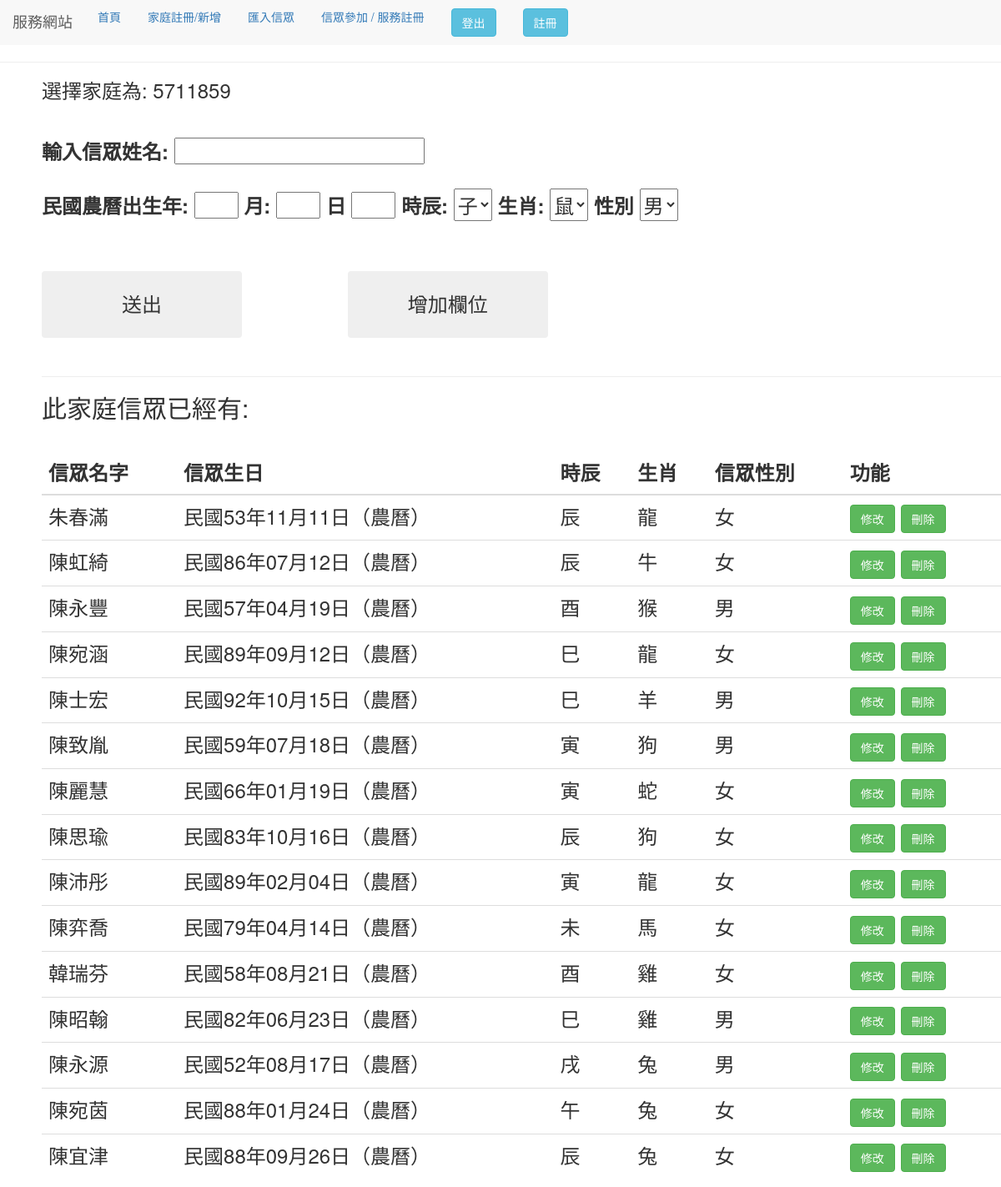
/home/45 (signed in), run on the app's committed database.
### use_app/models.py (models this page shows)
class Home(models.Model):
    address = models.CharField(verbose_name='地址', max_length=100)
    home_phone = models.CharField(verbose_name='家庭電話', max_length=100)
    class Meta:
        verbose_name_plural = '家庭資料庫'

class People_data(models.Model):
    name = models.CharField(verbose_name='輸入姓名', max_length=10)
    birthday = models.CharField(verbose_name='西元生日',
                                max_length=20)  # default = timezone.now
    time = models.CharField(max_length=5)
    animal = models.CharField(max_length=3)
    gender = models.CharField(verbose_name='性別',
                              max_length=32,
                              choices=(('male', '男'), ('female', '女')),
                              default="男")
    home_id = models.CharField(max_length=10)
    class Meta:
        verbose_name_plural = '香客資料庫'

### use_app/views.py (the view, shortened to what this page needs)
# urls.py: path("home/<int:pk>",views.people_form,name= "home"),
@login_required(login_url='/use_login')
def people_form(request, pk):
    form = peopleform(request.POST or None)
    fix_form = fix_peopleform(None)
    x_try = Home.objects.get(pk=pk).home_phone
    title_one = "信眾名字"
    title_two = "信眾生日"
    title_three = "信眾性別"
    get_x = "此家庭信眾"
    people_all = People_data.objects.filter(home_id=pk)
    context = locals()
    return render(request, "people_add.html", context)

### use_app/views.py (called while the page is built)
@django.template.defaulttags.register.filter
def BeautifyDateStr(value):
    arr = value.split("-")
    try:
        year = int(arr[0])
    except:
        year = arr[0]
    try:
        month = int(arr[1])
        month = '0' + str(month) if month < 10 else month
    except:
        month = arr[1]
    try:
        day = int(arr[2])
        day = '0' + str(day) if day < 10 else day
    except:
        day = arr[2]
    return "民國" + str(year) + "年" + str(month) + "月" + str(day) + "日（農曆）"

### templates/people_add.html (shortened to what this page needs)
{% extends "base.html" %} {% block title %} 表單 {% endblock %} {% block form %}
<head>
    <link rel="stylesheet" href="//code.jquery.com/ui/1.12.1/themes/base/jquery-ui.css">
</head>
<body>
    <div style="margin-left:50px;">
        <form method='POST' enctype="multipart/form-data">
            {% csrf_token %} 選擇家庭為: {{x_try}} <br>
            <br>
            <div id="use" style="margin-bottom:5vmin">
                <label for="id_name" style="margin-top:20px">輸入信眾姓名:</label>
                {{ form.name }}
                <br><br>
                <label for="id_birthday_y">民國農曆出生年: </label>
                {{form.birthday_y}}
                <label for="id_birthday_m">月:</label>
                {{form.birthday_m}}
                <label for="id_birthday_d">日</label>
                {{form.birthday_d}}
                <label for="id_time">時辰:</label>
                {{form.time}}
                <label for="id_animal">生肖:</label>
                {{form.animal}}
                <label for="id_x_gender">性別</label>
                {{form.gender}}
            </div>
            <div style="margin-top:50px">
                <input style="width:20vw;height: 10vh;font-size:100%;" class="btn btn-outline-dark" type="submit"
                    value="送出" />
                <button type="button" style="width:20vw;height: 10vh;font-size:100%; margin-left:10vw;"
                    class=" btn btn-outline-dark" onclick="ShowMeDate()">增加欄位</button>
            </div>
        </form>
        <br>
        <hr>
        <h2>{{ get_x }}已經有:</h2>
        {% if people_all %}
        <br>
        <table class="table">
            <thead>
                <tr>
                    <th scope="col">{{title_one}}</th>
                    <th scope="col">{{title_two}}</th>
                    <th scope="col">時辰</th>
                    <th scope="col">生肖</th>
                    <th scope="col">{{title_three}}</th>
                    <th scope="col">功能</th>
            </thead>
            <tbody>
                {% for c in people_all %}
                <tr>
                    <td id={{c.name}}> {{ c.name }} </td>
                    <td id={{c.name}}{{c.birthday}}>{{c.birthday|BeautifyDateStr}}</td>
                    <td>{{c.time}}</td>
                    <td id={{c.animal}}> {{ c.animal }} </td>
                    {% if c.gender == "female" %}
                    <td id={{c.name}}{{c.gender}}> 女 </td>
                    {% else %}
                    <td id={{c.name}}{{c.gender}}> 男 </td>
                    {% endif %}
                    <td>
                        <button class="btn btn-success fix"
                            value="{{c.name}}/{{c.gender}}/{{c.birthday}}/{{c.home_id}}/{{c.time}}/{{c.animal}}">
                            修改</button>
                        <a href="home_del/{{c.home_id}}/{{c.pk}}"> <button class="btn btn-success del"
                                value="{{c.home_id}}▲{{c.name}}"> 刪除</button> </a>
                    </td>
                </tr>
                {% endfor %}
            </tbody>
        </table>
        {% else %}
        <p>無資料</p>
        {% endif %}
    </div>
</body>
{% endblock %}

### data on the page
Home: home_phone "5711859"
People_data: name "朱春滿", birthday|BeautifyDateStr "民國53年11月11日（農曆）", time "辰", animal "龍"
People_data: name "陳虹綺", birthday|BeautifyDateStr "民國86年07月12日（農曆）", time "辰", animal "牛"
People_data: name "陳永豐", birthday|BeautifyDateStr "民國57年04月19日（農曆）", time "酉", animal "猴"
People_data: name "陳宛涵", birthday|BeautifyDateStr "民國89年09月12日（農曆）", time "巳", animal "龍"
People_data: name "陳士宏", birthday|BeautifyDateStr "民國92年10月15日（農曆）", time "巳", animal "羊"
People_data: name "陳致胤", birthday|BeautifyDateStr "民國59年07月18日（農曆）", time "寅", animal "狗"
People_data: name "陳麗慧", birthday|BeautifyDateStr "民國66年01月19日（農曆）", time "寅", animal "蛇"
People_data: name "陳思瑜", birthday|BeautifyDateStr "民國83年10月16日（農曆）", time "辰", animal "狗"
People_data: name "陳沛彤", birthday|BeautifyDateStr "民國89年02月04日（農曆）", time "寅", animal "龍"
People_data: name "陳弈喬", birthday|BeautifyDateStr "民國79年04月14日（農曆）", time "未", animal "馬"
People_data: name "韓瑞芬", birthday|BeautifyDateStr "民國58年08月21日（農曆）", time "酉", animal "雞"
People_data: name "陳昭翰", birthday|BeautifyDateStr "民國82年06月23日（農曆）", time "巳", animal "雞"
People_data: name "陳永源", birthday|BeautifyDateStr "民國52年08月17日（農曆）", time "戌", animal "兔"
People_data: name "陳宛茵", birthday|BeautifyDateStr "民國88年01月24日（農曆）", time "午", animal "兔"
People_data: name "陳宜津", birthday|BeautifyDateStr "民國88年09月26日（農曆）", time "辰", animal "兔"

### other printed values
{{ get_x }} "此家庭信眾"
{{ title_one }} "信眾名字"
{{ title_two }} "信眾生日"
{{ title_three }} "信眾性別"
